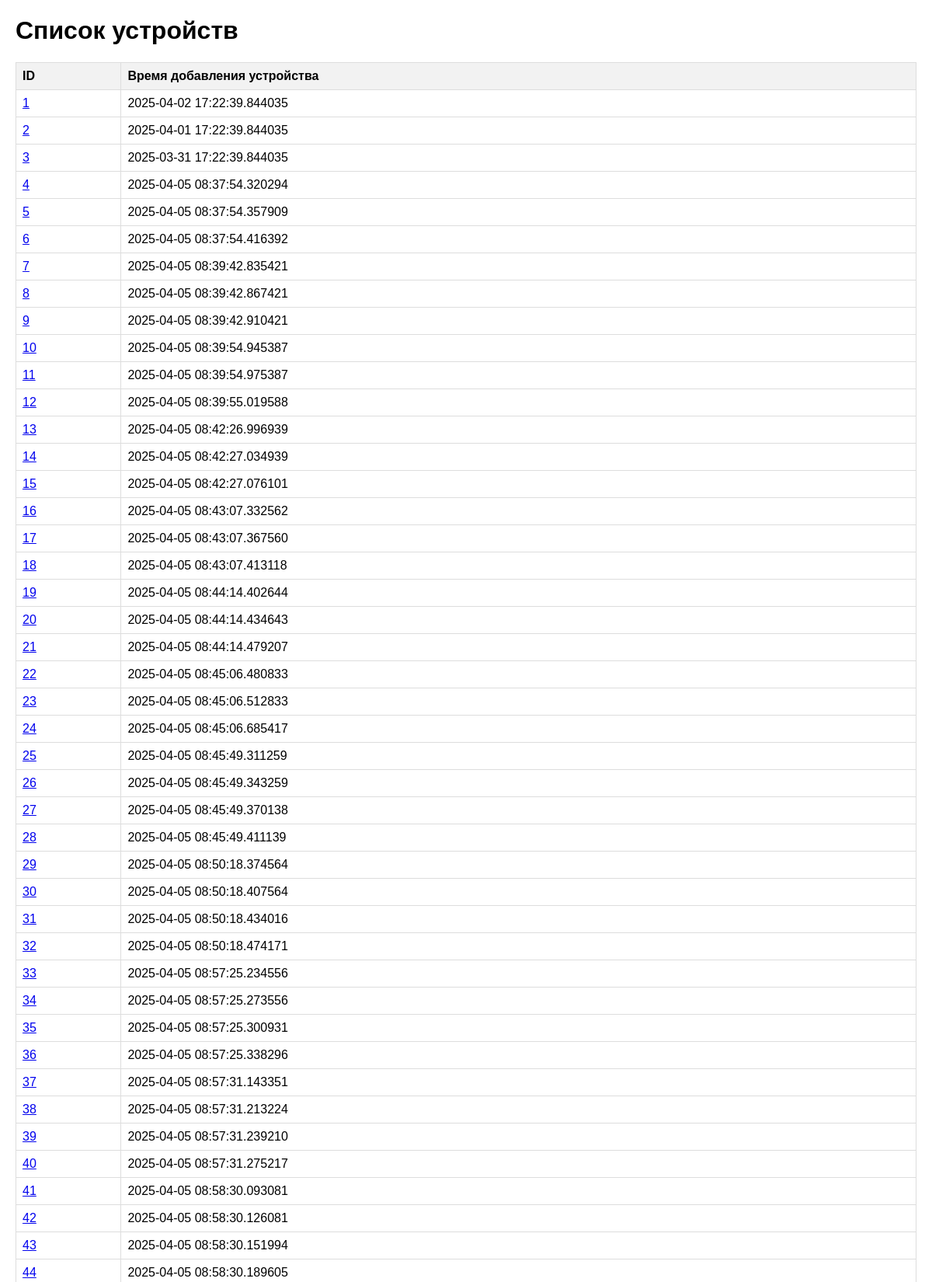
/devices (upper part), run on the app's committed database.
### app/models.py (models this page shows, shortened)
class Device(Base):
    __tablename__ = 'devices'
    id = Column(Integer, primary_key=True, index=True)
    addition_time = Column(DateTime, default=datetime.utcnow)
    data_records = relationship("Data", back_populates="device")

### app/api.py (the view)
@app.get("/devices", response_class=HTMLResponse, include_in_schema=False)
async def list_devices_html(
        request: Request,
        skip: int = 0,
        limit: int = 100,
        db: Session = Depends(get_db)
):
    devices = get_devices(db, skip=skip, limit=limit)
    return templates.TemplateResponse(
        "devices/list.html",
        {
            "request": request,
            "title": "Список устройств",
            "devices": devices
        }
    )

### app/templates/devices/list.html
{% extends "base.html" %}
{% block content %}
<h1>Список устройств</h1>
<table>
    <thead>
        <tr>
            <th>ID</th>
            <th>Время добавления устройства</th>
        </tr>
    </thead>
    <tbody>
        {% for device in devices %}
        <tr>
            <td><a href="/devices/{{ device.id }}">{{ device.id }}</a></td>
            <td>{{ device.addition_time }}</td>
        </tr>
        {% endfor %}
    </tbody>
</table>
{% endblock %}

### app/templates/base.html (style rules this page uses)
body { font-family: Arial, sans-serif; margin: 20px; }
table { border-collapse: collapse; width: 100%; margin-bottom: 20px; }
th, td { border: 1px solid #ddd; padding: 8px; text-align: left; }
th { background-color: #f2f2f2; }

### data on the page
Device: id "1", addition_time "2025-04-02 17:22:39.844035"
Device: id "2", addition_time "2025-04-01 17:22:39.844035"
Device: id "3", addition_time "2025-03-31 17:22:39.844035"
Device: id "4", addition_time "2025-04-05 08:37:54.320294"
Device: id "5", addition_time "2025-04-05 08:37:54.357909"
Device: id "6", addition_time "2025-04-05 08:37:54.416392"
Device: id "7", addition_time "2025-04-05 08:39:42.835421"
Device: id "8", addition_time "2025-04-05 08:39:42.867421"
Device: id "9", addition_time "2025-04-05 08:39:42.910421"
Device: id "10", addition_time "2025-04-05 08:39:54.945387"
Device: id "11", addition_time "2025-04-05 08:39:54.975387"
Device: id "12", addition_time "2025-04-05 08:39:55.019588"
Device: id "13", addition_time "2025-04-05 08:42:26.996939"
Device: id "14", addition_time "2025-04-05 08:42:27.034939"
Device: id "15", addition_time "2025-04-05 08:42:27.076101"
Device: id "16", addition_time "2025-04-05 08:43:07.332562"
Device: id "17", addition_time "2025-04-05 08:43:07.367560"
Device: id "18", addition_time "2025-04-05 08:43:07.413118"
Device: id "19", addition_time "2025-04-05 08:44:14.402644"
Device: id "20", addition_time "2025-04-05 08:44:14.434643"
Device: id "21", addition_time "2025-04-05 08:44:14.479207"
Device: id "22", addition_time "2025-04-05 08:45:06.480833"
Device: id "23", addition_time "2025-04-05 08:45:06.512833"
Device: id "24", addition_time "2025-04-05 08:45:06.685417"
Device: id "25", addition_time "2025-04-05 08:45:49.311259"
Device: id "26", addition_time "2025-04-05 08:45:49.343259"
Device: id "27", addition_time "2025-04-05 08:45:49.370138"
Device: id "28", addition_time "2025-04-05 08:45:49.411139"
Device: id "29", addition_time "2025-04-05 08:50:18.374564"
Device: id "30", addition_time "2025-04-05 08:50:18.407564"
Device: id "31", addition_time "2025-04-05 08:50:18.434016"
Device: id "32", addition_time "2025-04-05 08:50:18.474171"
Device: id "33", addition_time "2025-04-05 08:57:25.234556"
Device: id "34", addition_time "2025-04-05 08:57:25.273556"
Device: id "35", addition_time "2025-04-05 08:57:25.300931"
Device: id "36", addition_time "2025-04-05 08:57:25.338296"
Device: id "37", addition_time "2025-04-05 08:57:31.143351"
Device: id "38", addition_time "2025-04-05 08:57:31.213224"
Device: id "39", addition_time "2025-04-05 08:57:31.239210"
Device: id "40", addition_time "2025-04-05 08:57:31.275217"
Device: id "41", addition_time "2025-04-05 08:58:30.093081"
Device: id "42", addition_time "2025-04-05 08:58:30.126081"
Device: id "43", addition_time "2025-04-05 08:58:30.151994"
Device: id "44", addition_time "2025-04-05 08:58:30.189605"
